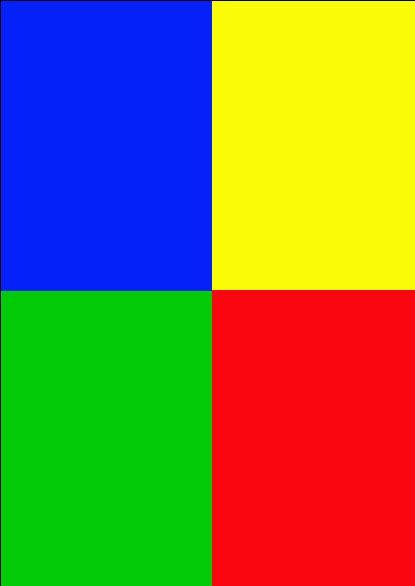
#> input picture colors.jpg, 415 x 586 px, given in place of the camera
$ python colorspace.py
#> lines starting #> are read from the running program, lines starting #| are printed output that depends on the picture; after the words box and inside, x2 and y2 are one past the last pixel; in counts of white or black regions, pixels touching at a corner belong together
import cv2 as cv
import numpy as np

cap = cv.VideoCapture(0)

# set low res
cap.set(cv.CAP_PROP_FRAME_WIDTH, 640)
cap.set(cv.CAP_PROP_FRAME_HEIGHT, 480)

while(1):

    # Take each frame
    _, frame = cap.read()
#> frame is the input picture: shape (586, 415, 3); mean B, G, R 70.6, 122.3, 124.1

    # Convert BGR to HSV
    hsv = cv.cvtColor(frame, cv.COLOR_BGR2HSV)
#> hsv: shape (586, 415, 3); mean H, S, V 95, 248.8, 236.2

    # define range of blue color in HSV
    lower_blue = np.array([110,100,100])
    upper_blue = np.array([130,255,255])

    # Threshold the HSV image to get only blue colors
    mask = cv.inRange(hsv, lower_blue, upper_blue)
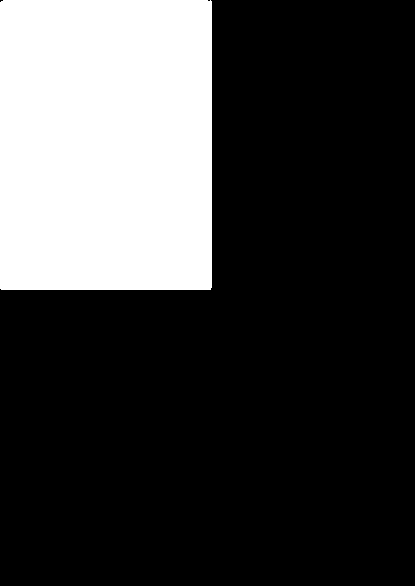
#> mask: shape (586, 415); 25.3% white; 1 white region, box (x1, y1, x2, y2) and area: (0, 0, 212, 290) 61470

    # Bitwise-AND mask and original image
    res = cv.bitwise_and(frame,frame, mask= mask)
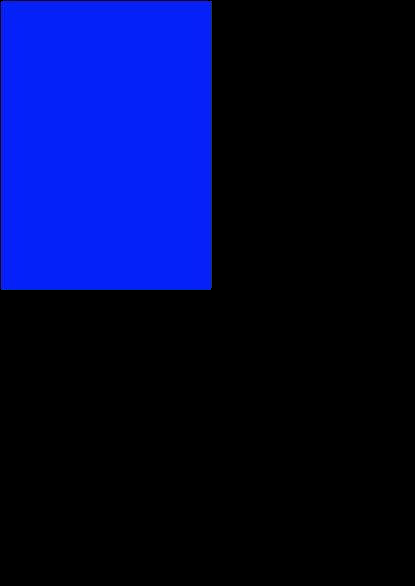
#> res: shape (586, 415, 3); mean B, G, R 62.2, 8.3, 1.2

    cv.imshow('frame',frame)
    cv.imshow('mask',mask)
    cv.imshow('res',res)

    k = cv.waitKey(5) & 0xFF        # press 'ESC' to exit
#> (key Esc is pressed here)
    if k == 27:
        break

cv.destroyAllWindows()
